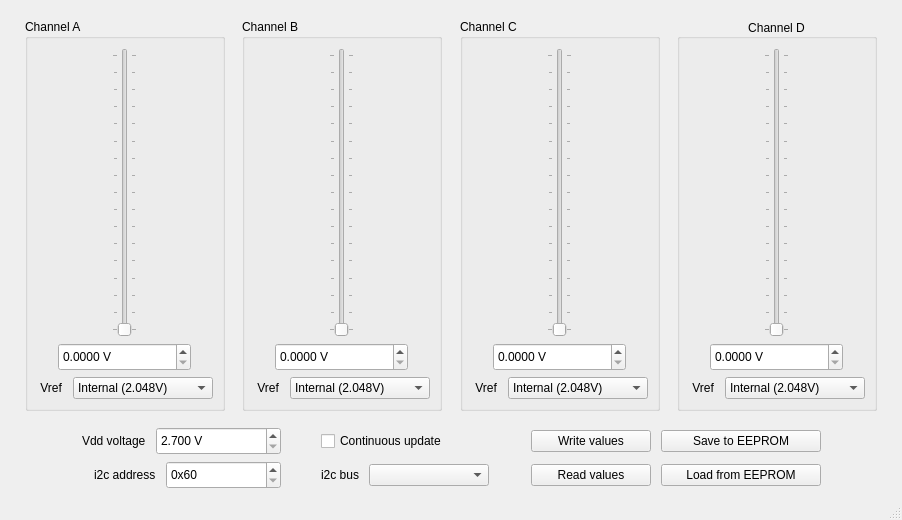
<?xml version="1.0" encoding="UTF-8"?>
<ui version="4.0">
 <author>Luca Anastasio</author>
 <class>MainWindow</class>
 <widget class="QMainWindow" name="MainWindow">
  <property name="geometry">
   <rect>
    <x>0</x>
    <y>0</y>
    <width>902</width>
    <height>520</height>
   </rect>
  </property>
  <property name="sizePolicy">
   <sizepolicy hsizetype="Fixed" vsizetype="MinimumExpanding">
    <horstretch>0</horstretch>
    <verstretch>0</verstretch>
   </sizepolicy>
  </property>
  <property name="minimumSize">
   <size>
    <width>902</width>
    <height>520</height>
   </size>
  </property>
  <property name="maximumSize">
   <size>
    <width>902</width>
    <height>1000</height>
   </size>
  </property>
  <property name="windowTitle">
   <string>MCP4728 GUI</string>
  </property>
  <property name="inputMethodHints">
   <set>Qt::ImhNone</set>
  </property>
  <property name="LICENSE" stdset="0">
   <string>MCP4728 PyQt5 GUI
Copyright (C) 2019 Luca Anastasio
&lt;anastasio.lu@gmail.com&gt;

This program is free software: you can redistribute it and/or modify
it under the terms of the GNU General Public License as published by
the Free Software Foundation, either version 3 of the License, or
(at your option) any later version.

This program is distributed in the hope that it will be useful,
but WITHOUT ANY WARRANTY; without even the implied warranty of
MERCHANTABILITY or FITNESS FOR A PARTICULAR PURPOSE.  See the
GNU General Public License for more details.

You should have received a copy of the GNU General Public License
along with this program.  If not, see &lt;http://www.gnu.org/licenses/&gt;.</string>
  </property>
  <widget class="QWidget" name="centralwidget">
   <property name="sizePolicy">
    <sizepolicy hsizetype="Maximum" vsizetype="MinimumExpanding">
     <horstretch>0</horstretch>
     <verstretch>0</verstretch>
    </sizepolicy>
   </property>
   <property name="layoutDirection">
    <enum>Qt::LeftToRight</enum>
   </property>
   <layout class="QHBoxLayout" name="horizontalLayout_10">
    <item>
     <layout class="QVBoxLayout" name="verticalLayout_5">
      <property name="sizeConstraint">
       <enum>QLayout::SetDefaultConstraint</enum>
      </property>
      <property name="leftMargin">
       <number>10</number>
      </property>
      <property name="topMargin">
       <number>10</number>
      </property>
      <property name="rightMargin">
       <number>10</number>
      </property>
      <property name="bottomMargin">
       <number>0</number>
      </property>
      <item>
       <layout class="QHBoxLayout" name="horizontalLayout">
        <item alignment="Qt::AlignHCenter">
         <widget class="QGroupBox" name="groupBox">
          <property name="styleSheet">
           <string notr="true">border-color: black</string>
          </property>
          <property name="title">
           <string>Channel A</string>
          </property>
          <layout class="QVBoxLayout" name="verticalLayout_3">
           <item alignment="Qt::AlignHCenter">
            <widget class="QSlider" name="SliderA">
             <property name="sizePolicy">
              <sizepolicy hsizetype="Fixed" vsizetype="MinimumExpanding">
               <horstretch>0</horstretch>
               <verstretch>0</verstretch>
              </sizepolicy>
             </property>
             <property name="minimumSize">
              <size>
               <width>0</width>
               <height>256</height>
              </size>
             </property>
             <property name="inputMethodHints">
              <set>Qt::ImhNone</set>
             </property>
             <property name="maximum">
              <number>4095</number>
             </property>
             <property name="pageStep">
              <number>12</number>
             </property>
             <property name="value">
              <number>0</number>
             </property>
             <property name="sliderPosition">
              <number>0</number>
             </property>
             <property name="tracking">
              <bool>true</bool>
             </property>
             <property name="orientation">
              <enum>Qt::Vertical</enum>
             </property>
             <property name="tickPosition">
              <enum>QSlider::TicksBothSides</enum>
             </property>
             <property name="tickInterval">
              <number>256</number>
             </property>
            </widget>
           </item>
           <item alignment="Qt::AlignHCenter">
            <widget class="QDoubleSpinBox" name="SpinBoxA">
             <property name="sizePolicy">
              <sizepolicy hsizetype="Fixed" vsizetype="Fixed">
               <horstretch>0</horstretch>
               <verstretch>0</verstretch>
              </sizepolicy>
             </property>
             <property name="minimumSize">
              <size>
               <width>133</width>
               <height>28</height>
              </size>
             </property>
             <property name="prefix">
              <string/>
             </property>
             <property name="suffix">
              <string> V</string>
             </property>
             <property name="decimals">
              <number>4</number>
             </property>
             <property name="maximum">
              <double>2.047500000000000</double>
             </property>
             <property name="singleStep">
              <double>0.000500000000000</double>
             </property>
            </widget>
           </item>
           <item>
            <layout class="QHBoxLayout" name="horizontalLayout_2">
             <property name="spacing">
              <number>10</number>
             </property>
             <item alignment="Qt::AlignRight">
              <widget class="QLabel" name="label">
               <property name="sizePolicy">
                <sizepolicy hsizetype="Maximum" vsizetype="Preferred">
                 <horstretch>0</horstretch>
                 <verstretch>0</verstretch>
                </sizepolicy>
               </property>
               <property name="text">
                <string> Vref</string>
               </property>
               <property name="buddy">
                <cstring>VrefA</cstring>
               </property>
              </widget>
             </item>
             <item>
              <widget class="QComboBox" name="VrefA">
               <property name="sizePolicy">
                <sizepolicy hsizetype="Fixed" vsizetype="Preferred">
                 <horstretch>0</horstretch>
                 <verstretch>0</verstretch>
                </sizepolicy>
               </property>
               <property name="minimumSize">
                <size>
                 <width>140</width>
                 <height>0</height>
                </size>
               </property>
               <item>
                <property name="text">
                 <string>Internal (2.048V)</string>
                </property>
               </item>
               <item>
                <property name="text">
                 <string>Internal (4.096V)</string>
                </property>
               </item>
               <item>
                <property name="text">
                 <string>External (Vdd)</string>
                </property>
               </item>
              </widget>
             </item>
            </layout>
           </item>
          </layout>
         </widget>
        </item>
        <item alignment="Qt::AlignHCenter">
         <widget class="QGroupBox" name="groupBox">
          <property name="styleSheet">
           <string notr="true">border-color: black</string>
          </property>
          <property name="title">
           <string>Channel B</string>
          </property>
          <layout class="QVBoxLayout" name="verticalLayout_4">
           <item alignment="Qt::AlignHCenter">
            <widget class="QSlider" name="SliderB">
             <property name="sizePolicy">
              <sizepolicy hsizetype="Fixed" vsizetype="MinimumExpanding">
               <horstretch>0</horstretch>
               <verstretch>0</verstretch>
              </sizepolicy>
             </property>
             <property name="minimumSize">
              <size>
               <width>0</width>
               <height>256</height>
              </size>
             </property>
             <property name="inputMethodHints">
              <set>Qt::ImhNone</set>
             </property>
             <property name="maximum">
              <number>4095</number>
             </property>
             <property name="pageStep">
              <number>12</number>
             </property>
             <property name="value">
              <number>0</number>
             </property>
             <property name="sliderPosition">
              <number>0</number>
             </property>
             <property name="tracking">
              <bool>true</bool>
             </property>
             <property name="orientation">
              <enum>Qt::Vertical</enum>
             </property>
             <property name="tickPosition">
              <enum>QSlider::TicksBothSides</enum>
             </property>
             <property name="tickInterval">
              <number>256</number>
             </property>
            </widget>
           </item>
           <item alignment="Qt::AlignHCenter">
            <widget class="QDoubleSpinBox" name="SpinBoxB">
             <property name="sizePolicy">
              <sizepolicy hsizetype="Fixed" vsizetype="Fixed">
               <horstretch>0</horstretch>
               <verstretch>0</verstretch>
              </sizepolicy>
             </property>
             <property name="minimumSize">
              <size>
               <width>133</width>
               <height>28</height>
              </size>
             </property>
             <property name="prefix">
              <string/>
             </property>
             <property name="suffix">
              <string> V</string>
             </property>
             <property name="decimals">
              <number>4</number>
             </property>
             <property name="maximum">
              <double>2.047500000000000</double>
             </property>
             <property name="singleStep">
              <double>0.000500000000000</double>
             </property>
            </widget>
           </item>
           <item>
            <layout class="QHBoxLayout" name="horizontalLayout_3">
             <property name="spacing">
              <number>10</number>
             </property>
             <item alignment="Qt::AlignRight">
              <widget class="QLabel" name="label_2">
               <property name="sizePolicy">
                <sizepolicy hsizetype="Maximum" vsizetype="Preferred">
                 <horstretch>0</horstretch>
                 <verstretch>0</verstretch>
                </sizepolicy>
               </property>
               <property name="text">
                <string> Vref</string>
               </property>
               <property name="buddy">
                <cstring>VrefB</cstring>
               </property>
              </widget>
             </item>
             <item>
              <widget class="QComboBox" name="VrefB">
               <property name="sizePolicy">
                <sizepolicy hsizetype="Fixed" vsizetype="Fixed">
                 <horstretch>0</horstretch>
                 <verstretch>0</verstretch>
                </sizepolicy>
               </property>
               <property name="minimumSize">
                <size>
                 <width>140</width>
                 <height>0</height>
                </size>
               </property>
               <item>
                <property name="text">
                 <string>Internal (2.048V)</string>
                </property>
               </item>
               <item>
                <property name="text">
                 <string>Internal (4.096V)</string>
                </property>
               </item>
               <item>
                <property name="text">
                 <string>External (Vdd)</string>
                </property>
               </item>
              </widget>
             </item>
            </layout>
           </item>
          </layout>
         </widget>
        </item>
        <item alignment="Qt::AlignHCenter">
         <widget class="QGroupBox" name="groupBox">
          <property name="styleSheet">
           <string notr="true">border-color: black</string>
          </property>
          <property name="title">
           <string>Channel C</string>
          </property>
          <layout class="QVBoxLayout" name="verticalLayout">
           <item alignment="Qt::AlignHCenter">
            <widget class="QSlider" name="SliderC">
             <property name="sizePolicy">
              <sizepolicy hsizetype="Fixed" vsizetype="MinimumExpanding">
               <horstretch>0</horstretch>
               <verstretch>0</verstretch>
              </sizepolicy>
             </property>
             <property name="minimumSize">
              <size>
               <width>0</width>
               <height>256</height>
              </size>
             </property>
             <property name="inputMethodHints">
              <set>Qt::ImhNone</set>
             </property>
             <property name="maximum">
              <number>4095</number>
             </property>
             <property name="pageStep">
              <number>12</number>
             </property>
             <property name="value">
              <number>0</number>
             </property>
             <property name="sliderPosition">
              <number>0</number>
             </property>
             <property name="tracking">
              <bool>true</bool>
             </property>
             <property name="orientation">
              <enum>Qt::Vertical</enum>
             </property>
             <property name="tickPosition">
              <enum>QSlider::TicksBothSides</enum>
             </property>
             <property name="tickInterval">
              <number>256</number>
             </property>
            </widget>
           </item>
           <item alignment="Qt::AlignHCenter">
            <widget class="QDoubleSpinBox" name="SpinBoxC">
             <property name="sizePolicy">
              <sizepolicy hsizetype="Fixed" vsizetype="Fixed">
               <horstretch>0</horstretch>
               <verstretch>0</verstretch>
              </sizepolicy>
             </property>
             <property name="minimumSize">
              <size>
               <width>133</width>
               <height>28</height>
              </size>
             </property>
             <property name="prefix">
              <string/>
             </property>
             <property name="suffix">
              <string> V</string>
             </property>
             <property name="decimals">
              <number>4</number>
             </property>
             <property name="maximum">
              <double>2.047500000000000</double>
             </property>
             <property name="singleStep">
              <double>0.000500000000000</double>
             </property>
            </widget>
           </item>
           <item>
            <layout class="QHBoxLayout" name="horizontalLayout_4">
             <property name="spacing">
              <number>10</number>
             </property>
             <item alignment="Qt::AlignRight">
              <widget class="QLabel" name="label_3">
               <property name="sizePolicy">
                <sizepolicy hsizetype="Maximum" vsizetype="Preferred">
                 <horstretch>0</horstretch>
                 <verstretch>0</verstretch>
                </sizepolicy>
               </property>
               <property name="text">
                <string> Vref</string>
               </property>
               <property name="buddy">
                <cstring>VrefC</cstring>
               </property>
              </widget>
             </item>
             <item>
              <widget class="QComboBox" name="VrefC">
               <property name="sizePolicy">
                <sizepolicy hsizetype="Fixed" vsizetype="Fixed">
                 <horstretch>0</horstretch>
                 <verstretch>0</verstretch>
                </sizepolicy>
               </property>
               <property name="minimumSize">
                <size>
                 <width>140</width>
                 <height>0</height>
                </size>
               </property>
               <item>
                <property name="text">
                 <string>Internal (2.048V)</string>
                </property>
               </item>
               <item>
                <property name="text">
                 <string>Internal (4.096V)</string>
                </property>
               </item>
               <item>
                <property name="text">
                 <string>External (Vdd)</string>
                </property>
               </item>
              </widget>
             </item>
            </layout>
           </item>
          </layout>
         </widget>
        </item>
        <item alignment="Qt::AlignHCenter">
         <widget class="QGroupBox" name="groupBox">
          <property name="styleSheet">
           <string notr="true">border-color: black</string>
          </property>
          <property name="title">
           <string>Channel D</string>
          </property>
          <property name="alignment">
           <set>Qt::AlignCenter</set>
          </property>
          <layout class="QVBoxLayout" name="verticalLayout_2">
           <item alignment="Qt::AlignHCenter">
            <widget class="QSlider" name="SliderD">
             <property name="sizePolicy">
              <sizepolicy hsizetype="Fixed" vsizetype="MinimumExpanding">
               <horstretch>0</horstretch>
               <verstretch>0</verstretch>
              </sizepolicy>
             </property>
             <property name="minimumSize">
              <size>
               <width>0</width>
               <height>256</height>
              </size>
             </property>
             <property name="inputMethodHints">
              <set>Qt::ImhNone</set>
             </property>
             <property name="maximum">
              <number>4095</number>
             </property>
             <property name="pageStep">
              <number>12</number>
             </property>
             <property name="value">
              <number>0</number>
             </property>
             <property name="sliderPosition">
              <number>0</number>
             </property>
             <property name="tracking">
              <bool>true</bool>
             </property>
             <property name="orientation">
              <enum>Qt::Vertical</enum>
             </property>
             <property name="tickPosition">
              <enum>QSlider::TicksBothSides</enum>
             </property>
             <property name="tickInterval">
              <number>256</number>
             </property>
            </widget>
           </item>
           <item alignment="Qt::AlignHCenter">
            <widget class="QDoubleSpinBox" name="SpinBoxD">
             <property name="sizePolicy">
              <sizepolicy hsizetype="Fixed" vsizetype="Fixed">
               <horstretch>0</horstretch>
               <verstretch>0</verstretch>
              </sizepolicy>
             </property>
             <property name="minimumSize">
              <size>
               <width>133</width>
               <height>28</height>
              </size>
             </property>
             <property name="prefix">
              <string/>
             </property>
             <property name="suffix">
              <string> V</string>
             </property>
             <property name="decimals">
              <number>4</number>
             </property>
             <property name="maximum">
              <double>2.047500000000000</double>
             </property>
             <property name="singleStep">
              <double>0.000500000000000</double>
             </property>
            </widget>
           </item>
           <item>
            <layout class="QHBoxLayout" name="horizontalLayout_5">
             <property name="spacing">
              <number>10</number>
             </property>
             <item alignment="Qt::AlignRight">
              <widget class="QLabel" name="label_4">
               <property name="sizePolicy">
                <sizepolicy hsizetype="Maximum" vsizetype="Preferred">
                 <horstretch>0</horstretch>
                 <verstretch>0</verstretch>
                </sizepolicy>
               </property>
               <property name="text">
                <string> Vref</string>
               </property>
               <property name="buddy">
                <cstring>VrefD</cstring>
               </property>
              </widget>
             </item>
             <item>
              <widget class="QComboBox" name="VrefD">
               <property name="sizePolicy">
                <sizepolicy hsizetype="Fixed" vsizetype="Fixed">
                 <horstretch>0</horstretch>
                 <verstretch>0</verstretch>
                </sizepolicy>
               </property>
               <property name="minimumSize">
                <size>
                 <width>140</width>
                 <height>0</height>
                </size>
               </property>
               <property name="currentIndex">
                <number>0</number>
               </property>
               <item>
                <property name="text">
                 <string>Internal (2.048V)</string>
                </property>
               </item>
               <item>
                <property name="text">
                 <string>Internal (4.096V)</string>
                </property>
               </item>
               <item>
                <property name="text">
                 <string>External (Vdd)</string>
                </property>
               </item>
              </widget>
             </item>
            </layout>
           </item>
          </layout>
         </widget>
        </item>
       </layout>
      </item>
      <item>
       <spacer name="verticalSpacer">
        <property name="orientation">
         <enum>Qt::Vertical</enum>
        </property>
        <property name="sizeType">
         <enum>QSizePolicy::Fixed</enum>
        </property>
        <property name="sizeHint" stdset="0">
         <size>
          <width>20</width>
          <height>10</height>
         </size>
        </property>
       </spacer>
      </item>
      <item>
       <layout class="QGridLayout" name="gridLayout">
        <property name="horizontalSpacing">
         <number>10</number>
        </property>
        <property name="verticalSpacing">
         <number>6</number>
        </property>
        <item row="1" column="0">
         <spacer name="horizontalSpacer_5">
          <property name="orientation">
           <enum>Qt::Horizontal</enum>
          </property>
          <property name="sizeHint" stdset="0">
           <size>
            <width>10</width>
            <height>20</height>
           </size>
          </property>
         </spacer>
        </item>
        <item row="1" column="1">
         <layout class="QHBoxLayout" name="horizontalLayout_7">
          <property name="spacing">
           <number>10</number>
          </property>
          <item alignment="Qt::AlignRight">
           <widget class="QLabel" name="label_10">
            <property name="sizePolicy">
             <sizepolicy hsizetype="Maximum" vsizetype="Preferred">
              <horstretch>0</horstretch>
              <verstretch>0</verstretch>
             </sizepolicy>
            </property>
            <property name="text">
             <string>i2c address</string>
            </property>
            <property name="alignment">
             <set>Qt::AlignLeading|Qt::AlignLeft|Qt::AlignVCenter</set>
            </property>
            <property name="buddy">
             <cstring>SpinBoxAddress</cstring>
            </property>
           </widget>
          </item>
          <item>
           <widget class="QSpinBox" name="SpinBoxAddress">
            <property name="sizePolicy">
             <sizepolicy hsizetype="Fixed" vsizetype="Fixed">
              <horstretch>0</horstretch>
              <verstretch>0</verstretch>
             </sizepolicy>
            </property>
            <property name="minimumSize">
             <size>
              <width>115</width>
              <height>28</height>
             </size>
            </property>
            <property name="inputMethodHints">
             <set>Qt::ImhDigitsOnly|Qt::ImhPreferUppercase</set>
            </property>
            <property name="prefix">
             <string>0x</string>
            </property>
            <property name="minimum">
             <number>96</number>
            </property>
            <property name="maximum">
             <number>103</number>
            </property>
            <property name="value">
             <number>96</number>
            </property>
            <property name="displayIntegerBase">
             <number>16</number>
            </property>
           </widget>
          </item>
         </layout>
        </item>
        <item row="1" column="3">
         <layout class="QHBoxLayout" name="horizontalLayout_8">
          <property name="sizeConstraint">
           <enum>QLayout::SetMinimumSize</enum>
          </property>
          <item>
           <widget class="QLabel" name="label_5">
            <property name="sizePolicy">
             <sizepolicy hsizetype="Maximum" vsizetype="Fixed">
              <horstretch>0</horstretch>
              <verstretch>0</verstretch>
             </sizepolicy>
            </property>
            <property name="text">
             <string>i2c bus</string>
            </property>
           </widget>
          </item>
          <item>
           <widget class="ComboBox" name="ComboBoxBus">
            <property name="sizePolicy">
             <sizepolicy hsizetype="Fixed" vsizetype="Fixed">
              <horstretch>0</horstretch>
              <verstretch>0</verstretch>
             </sizepolicy>
            </property>
            <property name="minimumSize">
             <size>
              <width>120</width>
              <height>0</height>
             </size>
            </property>
            <property name="editable">
             <bool>false</bool>
            </property>
            <property name="currentText">
             <string/>
            </property>
           </widget>
          </item>
         </layout>
        </item>
        <item row="0" column="1">
         <layout class="QHBoxLayout" name="horizontalLayout_6">
          <property name="spacing">
           <number>10</number>
          </property>
          <item alignment="Qt::AlignRight">
           <widget class="QLabel" name="label_9">
            <property name="sizePolicy">
             <sizepolicy hsizetype="Maximum" vsizetype="Preferred">
              <horstretch>0</horstretch>
              <verstretch>0</verstretch>
             </sizepolicy>
            </property>
            <property name="text">
             <string>Vdd voltage</string>
            </property>
            <property name="alignment">
             <set>Qt::AlignLeading|Qt::AlignLeft|Qt::AlignVCenter</set>
            </property>
            <property name="buddy">
             <cstring>SpinBoxVdd</cstring>
            </property>
           </widget>
          </item>
          <item>
           <widget class="QDoubleSpinBox" name="SpinBoxVdd">
            <property name="sizePolicy">
             <sizepolicy hsizetype="Fixed" vsizetype="Fixed">
              <horstretch>0</horstretch>
              <verstretch>0</verstretch>
             </sizepolicy>
            </property>
            <property name="minimumSize">
             <size>
              <width>125</width>
              <height>28</height>
             </size>
            </property>
            <property name="suffix">
             <string> V</string>
            </property>
            <property name="decimals">
             <number>3</number>
            </property>
            <property name="minimum">
             <double>2.700000000000000</double>
            </property>
            <property name="maximum">
             <double>5.500000000000000</double>
            </property>
           </widget>
          </item>
         </layout>
        </item>
        <item row="0" column="3">
         <layout class="QHBoxLayout" name="horizontalLayout_9" stretch="0,0,0">
          <item>
           <spacer name="horizontalSpacer">
            <property name="orientation">
             <enum>Qt::Horizontal</enum>
            </property>
            <property name="sizeType">
             <enum>QSizePolicy::Maximum</enum>
            </property>
            <property name="sizeHint" stdset="0">
             <size>
              <width>10</width>
              <height>20</height>
             </size>
            </property>
           </spacer>
          </item>
          <item>
           <widget class="QCheckBox" name="CheckBoxUpdate">
            <property name="sizePolicy">
             <sizepolicy hsizetype="Fixed" vsizetype="Fixed">
              <horstretch>0</horstretch>
              <verstretch>0</verstretch>
             </sizepolicy>
            </property>
            <property name="minimumSize">
             <size>
              <width>170</width>
              <height>0</height>
             </size>
            </property>
            <property name="text">
             <string>Continuous update</string>
            </property>
           </widget>
          </item>
          <item>
           <spacer name="horizontalSpacer_3">
            <property name="orientation">
             <enum>Qt::Horizontal</enum>
            </property>
            <property name="sizeType">
             <enum>QSizePolicy::Maximum</enum>
            </property>
            <property name="sizeHint" stdset="0">
             <size>
              <width>10</width>
              <height>20</height>
             </size>
            </property>
           </spacer>
          </item>
         </layout>
        </item>
        <item row="1" column="6">
         <widget class="QPushButton" name="PushButtonLoad">
          <property name="sizePolicy">
           <sizepolicy hsizetype="Fixed" vsizetype="Fixed">
            <horstretch>0</horstretch>
            <verstretch>0</verstretch>
           </sizepolicy>
          </property>
          <property name="minimumSize">
           <size>
            <width>160</width>
            <height>0</height>
           </size>
          </property>
          <property name="text">
           <string>Load from EEPROM</string>
          </property>
         </widget>
        </item>
        <item row="0" column="5">
         <widget class="QPushButton" name="PushButtonWrite">
          <property name="sizePolicy">
           <sizepolicy hsizetype="Fixed" vsizetype="Fixed">
            <horstretch>0</horstretch>
            <verstretch>0</verstretch>
           </sizepolicy>
          </property>
          <property name="minimumSize">
           <size>
            <width>120</width>
            <height>0</height>
           </size>
          </property>
          <property name="text">
           <string>Write values</string>
          </property>
         </widget>
        </item>
        <item row="0" column="6">
         <widget class="QPushButton" name="PushButtonSave">
          <property name="sizePolicy">
           <sizepolicy hsizetype="Fixed" vsizetype="Fixed">
            <horstretch>0</horstretch>
            <verstretch>0</verstretch>
           </sizepolicy>
          </property>
          <property name="minimumSize">
           <size>
            <width>160</width>
            <height>0</height>
           </size>
          </property>
          <property name="text">
           <string>Save to EEPROM</string>
          </property>
         </widget>
        </item>
        <item row="1" column="5">
         <widget class="QPushButton" name="PushButtonRead">
          <property name="sizePolicy">
           <sizepolicy hsizetype="Fixed" vsizetype="Fixed">
            <horstretch>0</horstretch>
            <verstretch>0</verstretch>
           </sizepolicy>
          </property>
          <property name="minimumSize">
           <size>
            <width>120</width>
            <height>0</height>
           </size>
          </property>
          <property name="text">
           <string>Read values</string>
          </property>
         </widget>
        </item>
        <item row="1" column="4">
         <spacer name="horizontalSpacer_4">
          <property name="orientation">
           <enum>Qt::Horizontal</enum>
          </property>
          <property name="sizeType">
           <enum>QSizePolicy::Maximum</enum>
          </property>
          <property name="sizeHint" stdset="0">
           <size>
            <width>20</width>
            <height>20</height>
           </size>
          </property>
         </spacer>
        </item>
        <item row="1" column="2">
         <spacer name="horizontalSpacer_2">
          <property name="orientation">
           <enum>Qt::Horizontal</enum>
          </property>
          <property name="sizeType">
           <enum>QSizePolicy::Maximum</enum>
          </property>
          <property name="sizeHint" stdset="0">
           <size>
            <width>20</width>
            <height>20</height>
           </size>
          </property>
         </spacer>
        </item>
        <item row="1" column="7">
         <spacer name="horizontalSpacer_6">
          <property name="orientation">
           <enum>Qt::Horizontal</enum>
          </property>
          <property name="sizeType">
           <enum>QSizePolicy::Expanding</enum>
          </property>
          <property name="sizeHint" stdset="0">
           <size>
            <width>10</width>
            <height>20</height>
           </size>
          </property>
         </spacer>
        </item>
       </layout>
      </item>
     </layout>
    </item>
   </layout>
  </widget>
  <widget class="QStatusBar" name="statusbar">
   <property name="autoFillBackground">
    <bool>true</bool>
   </property>
  </widget>
 </widget>
 <customwidgets>
  <customwidget>
   <class>ComboBox</class>
   <extends>QComboBox</extends>
   <header location="global">.ComboBox.h</header>
  </customwidget>
 </customwidgets>
 <resources/>
 <connections/>
 <designerdata>
  <property name="gridDeltaX">
   <number>10</number>
  </property>
  <property name="gridDeltaY">
   <number>10</number>
  </property>
  <property name="gridSnapX">
   <bool>true</bool>
  </property>
  <property name="gridSnapY">
   <bool>true</bool>
  </property>
  <property name="gridVisible">
   <bool>true</bool>
  </property>
 </designerdata>
</ui>
